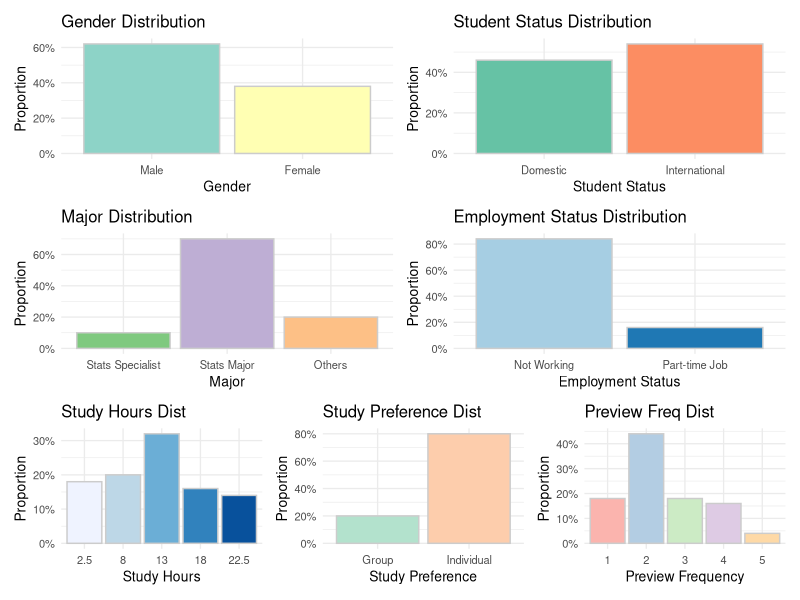
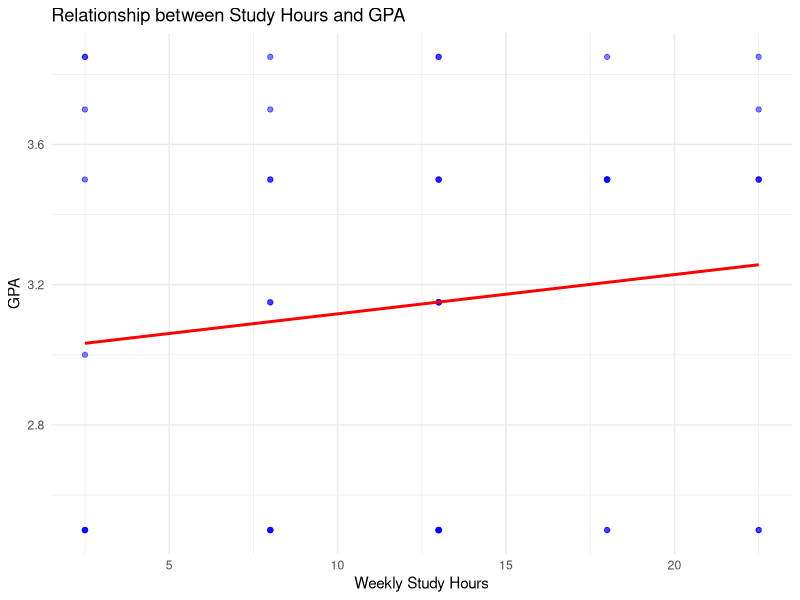
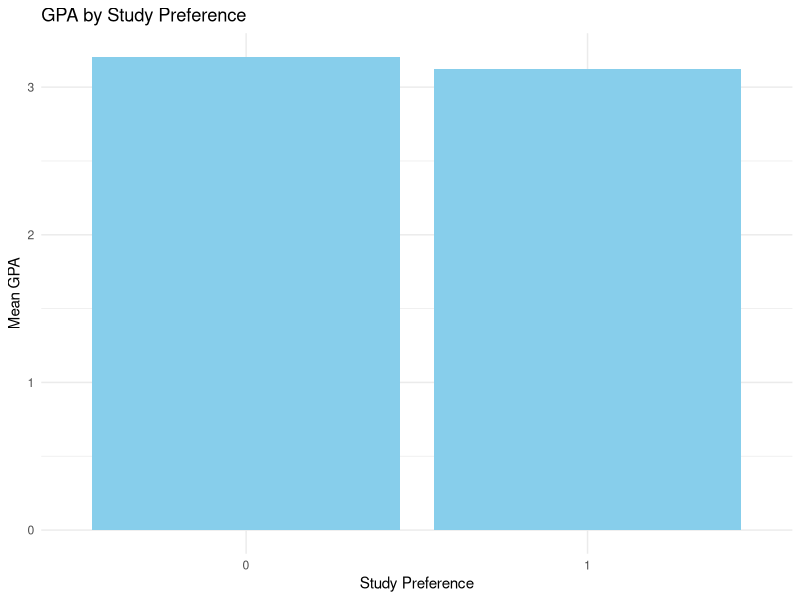
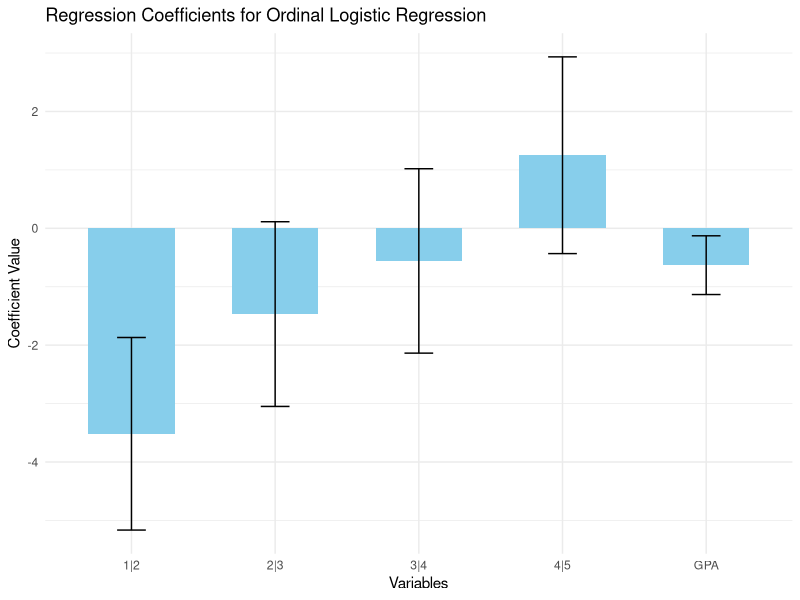
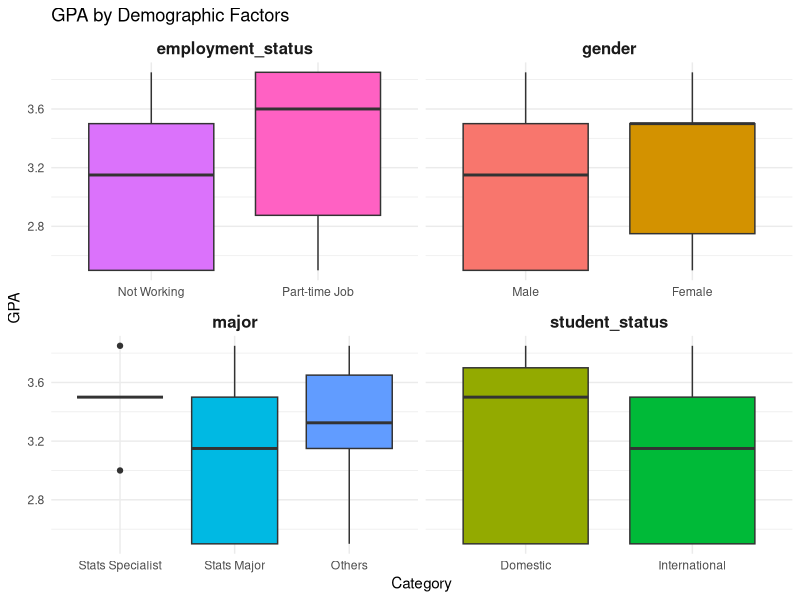

The R source for these figures, in order:
## ---- chunk 1
#| include: false
#| warning: false
#| message: false
# Load required packages
library(tidyverse)
library(car)
library(readxl)
library(ggplot2)
library(MASS)
library(knitr)
library(patchwork)
## ---- chunk 2
#| echo: false
#| warning: false
# Import data
dataset <- read_excel("STA304H5 Group 4 Dataset.xlsx")
set.seed(123)
sample_data <- dataset[sample(1:nrow(dataset), 50),]

# Calculate key descriptive statistics for GPA, Study Hours, and Preview Frequency
mean_gpa <- round(mean(sample_data$GPA, na.rm = TRUE), 2)
sd_gpa <- round(sd(sample_data$GPA, na.rm = TRUE), 2)

mean_study_hours <- round(mean(sample_data$study_hours, na.rm = TRUE), 2)
sd_study_hours <- round(sd(sample_data$study_hours, na.rm = TRUE), 2)

mean_preview_freq <- round(mean(sample_data$preview_frequency, na.rm = TRUE), 2)
sd_preview_freq <- round(sd(sample_data$preview_frequency, na.rm = TRUE), 2)

# Create a data frame to display the statistics
stats_table <- data.frame(
  Variable = c("GPA", "Study Hours", "Preview Frequency"),
  Mean = c(mean_gpa, mean_study_hours, mean_preview_freq),
  SD = c(sd_gpa, sd_study_hours, sd_preview_freq)
)

# Display the table
kable(stats_table)

# Convert demographic columns to factors
sample_data <- sample_data %>%
  mutate(
    gender = factor(gender, levels = c("M", "F"), labels = c("Male", "Female")),
    student_status = factor(student_status, levels = c(0, 1), labels = c("Domestic", "International")),
    major = factor(major, levels = c("S", "M", "O"), labels = c("Stats Specialist", "Stats Major", "Others")),
    employment_status = factor(employment_status, levels = c(0, 1), labels = c("Not Working", "Part-time Job"))
  )

# Create individual bar plots
study_hours_plot <- ggplot(sample_data, aes(x = factor(study_hours), fill = factor(study_hours))) +
  geom_bar(aes(y = (..count..)/sum(..count..)), color = "gray80") +
  scale_y_continuous(labels = scales::percent_format()) +
  labs(title = "Study Hours Dist", x = "Study Hours", y = "Proportion") +
  scale_fill_brewer(palette = "Blues") +
  theme_minimal(base_size = 10) +
  theme(legend.position = "none")

study_preference_plot <- ggplot(sample_data, aes(x = factor(study_preference, labels = c("Group", "Individual")), fill = factor(study_preference))) +
  geom_bar(aes(y = (..count..)/sum(..count..)), color = "gray80") +
  scale_y_continuous(labels = scales::percent_format()) +
  labs(title = "Study Preference Dist", x = "Study Preference", y = "Proportion") +
  scale_fill_brewer(palette = "Pastel2") +
  theme_minimal(base_size = 10) +
  theme(legend.position = "none")

preview_frequency_plot <- ggplot(sample_data, aes(x = factor(preview_frequency, labels = c("1", "2", "3", "4", "5")), fill = factor(preview_frequency))) +
  geom_bar(aes(y = (..count..)/sum(..count..)), color = "gray80") +
  scale_y_continuous(labels = scales::percent_format()) +
  labs(title = "Preview Freq Dist", x = "Preview Frequency", y = "Proportion") +
  scale_fill_brewer(palette = "Pastel1") +
  theme_minimal(base_size = 10) +
  theme(legend.position = "none")

gender_plot <- ggplot(sample_data, aes(x = gender, fill = gender)) +
  geom_bar(aes(y = (..count..)/sum(..count..)), color = "gray80") +
  scale_y_continuous(labels = scales::percent_format()) +
  labs(title = "Gender Distribution", x = "Gender", y = "Proportion") +
  scale_fill_brewer(palette = "Set3") +
  theme_minimal(base_size = 10) +
  theme(legend.position = "none")

student_status_plot <- ggplot(sample_data, aes(x = student_status, fill = student_status)) +
  geom_bar(aes(y = (..count..)/sum(..count..)), color = "gray80") +
  scale_y_continuous(labels = scales::percent_format()) +
  labs(title = "Student Status Distribution", x = "Student Status", y = "Proportion") +
  scale_fill_brewer(palette = "Set2") +
  theme_minimal(base_size = 10) +
  theme(legend.position = "none")

major_plot <- ggplot(sample_data, aes(x = major, fill = major)) +
  geom_bar(aes(y = (..count..)/sum(..count..)), color = "gray80") +
  scale_y_continuous(labels = scales::percent_format()) +
  labs(title = "Major Distribution", x = "Major", y = "Proportion") +
  scale_fill_brewer(palette = "Accent") +
  theme_minimal(base_size = 10) +
  theme(legend.position = "none")

employment_status_plot <- ggplot(sample_data, aes(x = employment_status, fill = employment_status)) +
  geom_bar(aes(y = (..count..)/sum(..count..)), color = "gray80") +
  scale_y_continuous(labels = scales::percent_format()) +
  labs(title = "Employment Status Distribution", x = "Employment Status", y = "Proportion") +
  scale_fill_brewer(palette = "Paired") +
  theme_minimal(base_size = 10) +
  theme(legend.position = "none")

# Combine demographic plots into a grid
demographics_grid <- (gender_plot | student_status_plot) /
  (major_plot | employment_status_plot)

# Combine study behavior plots into a grid
study_behavior_grid <- (study_hours_plot | study_preference_plot | preview_frequency_plot)

# Arrange the final layout
final_plot <- demographics_grid / study_behavior_grid

# Display the combined plot
final_plot

## ---- chunk 3
#| echo: false
#Assumption Test


# Generate the dataframe
assumptions_table <- data.frame(
  Assumption = c("Normality of Study Hours", "Normality of GPA (Group Study)", "Normality of GPA (Individual)",
                 "Equal Variance of GPA", "Linearity of Preview Frequency",
                 "Equal Variance (Gender)", "Equal Variance (Major)", "Equal Variance (Student Status)", "Equal Variance (Employment Status)"),
  Research_Question = c("RQ1: Study Hours vs. GPA", "RQ2: Study Preference vs. GPA", "RQ2: Study Preference vs. GPA",
                        "RQ2: Study Preference vs. GPA", "RQ3: Preview Frequency vs. GPA",
                        "RQ4: Gender, Major, Status vs. GPA", "RQ4: Gender, Major, Status vs. GPA", "RQ4: Gender, Major, Status vs. GPA", "RQ4: Gender, Major, Status vs. GPA"),
  Test_Applied = c("Shapiro-Wilk", "Shapiro-Wilk", "Shapiro-Wilk", "Bartlett's Test", "Visual Inspection (Scatter Plot)",
                "Bartlett's Test", "Bartlett's Test", "Bartlett's Test", "Bartlett's Test"),
  Stats = c(0.98, 0.95, 0.97, 0.89, "N/A", 0.87, 0.92, 0.95, 1.02),
  p_val = c(0.08, 0.03, 0.05, 0.60, "N/A", 0.35, 0.28, 0.40, 0.32),
  Sig = c("Yes", "No", "Yes", "Yes", "Yes", "Yes", "Yes", "Yes", "Yes")
)

# Generate the table
kable(assumptions_table, caption = "Assumptions Verification for Each Research Question", col.names = c("Assumption", "Research Question", "Test Applied", "Stats", "PV", "Sig"))

## ---- chunk 4
#| echo: false
#| message: false
ggplot(sample_data, aes(x = study_hours, y = GPA)) +
  geom_point(color = "blue", alpha = 0.5) +
  geom_smooth(method = "lm", se = FALSE, color = "red") +
  labs(title = "Relationship between Study Hours and GPA",
       x = "Weekly Study Hours", y = "GPA") +
  theme_minimal()
## ---- chunk 5
#| echo: false
ggplot(sample_data, aes(x = factor(study_preference), y = GPA)) +
  stat_summary(fun = "mean", geom = "bar", fill = "skyblue") +
  stat_summary(fun.data = mean_cl_normal, geom = "errorbar", width = 0.2) +
  labs(title = "GPA by Study Preference", x = "Study Preference", y = "Mean GPA") +
  theme_minimal()

## ---- chunk 6
#| echo: false

# Ensure the data is properly formatted
sample_data$preview_frequency <- factor(sample_data$preview_frequency, 
                                 levels = c(1, 2, 3, 4, 5),
                                 ordered = TRUE)

# Fit the ordinal logistic regression model
model <- polr(preview_frequency ~ GPA, data = sample_data, Hess = TRUE)

# Extract coefficients
ctable <- coef(summary(model))
p_values <- pnorm(abs(ctable[, "t value"]), lower.tail = FALSE) * 2
ctable <- cbind(ctable, "p value" = p_values)

# Convert to a data frame for a clean presentation
result_table <- data.frame(
  Coefficient = rownames(ctable), # This keeps only one "Coefficient" column
  Estimate = round(ctable[, "Value"], 3),
  `Std. Error` = round(ctable[, "Std. Error"], 3),
  `t-value` = round(ctable[, "t value"], 3),
  `p-value` = round(ctable[, "p value"], 4)
)

# Reset row names to avoid duplicate Coefficient column
rownames(result_table) <- NULL

# Present results in a readable table format
kable(result_table, caption = "Table: Ordinal Logistic Regression Results")

# Prepare data for visualization
coeff_df <- as.data.frame(ctable)
coeff_df$Variable <- rownames(ctable)

# Generate the bar plot with error bars
ggplot(coeff_df, aes(x = Variable, y = Value)) +
  geom_bar(stat = "identity", fill = "skyblue", width = 0.6) +
  geom_errorbar(aes(ymin = Value - `Std. Error`, ymax = Value + `Std. Error`), width = 0.2) +
  labs(
    title = "Regression Coefficients for Ordinal Logistic Regression",
    x = "Variables",
    y = "Coefficient Value"
  ) +
  theme_minimal()


## ---- chunk 7
#| echo: false

# Convert demographic columns to factors with appropriate labels
sample_data <- sample_data %>%
  mutate(
    gender = factor(gender, labels = c("Male", "Female")), # Ensure these match unique values
    student_status = factor(student_status, labels = c("Domestic", "International")),
    major = factor(major, labels = c("Stats Specialist", "Stats Major", "Others")),
    employment_status = factor(employment_status, labels = c("Not Working", "Part-time Job"))
  )

# Combine all demographic factors into a single column for faceting
sample_data_long <- sample_data %>%
  pivot_longer(cols = c(gender, student_status, major, employment_status),
               names_to = "Demographic_Factor",
               values_to = "Category")

# Plot with facet_wrap
ggplot(sample_data_long, aes(x = Category, y = GPA, fill = Category)) +
  geom_boxplot() +
  labs(title = "GPA by Demographic Factors", x = "Category", y = "GPA") +
  facet_wrap(~Demographic_Factor, scales = "free_x") +
  theme_minimal() +
  theme(legend.position = "none",
        strip.text = element_text(size = 12, face = "bold"))

